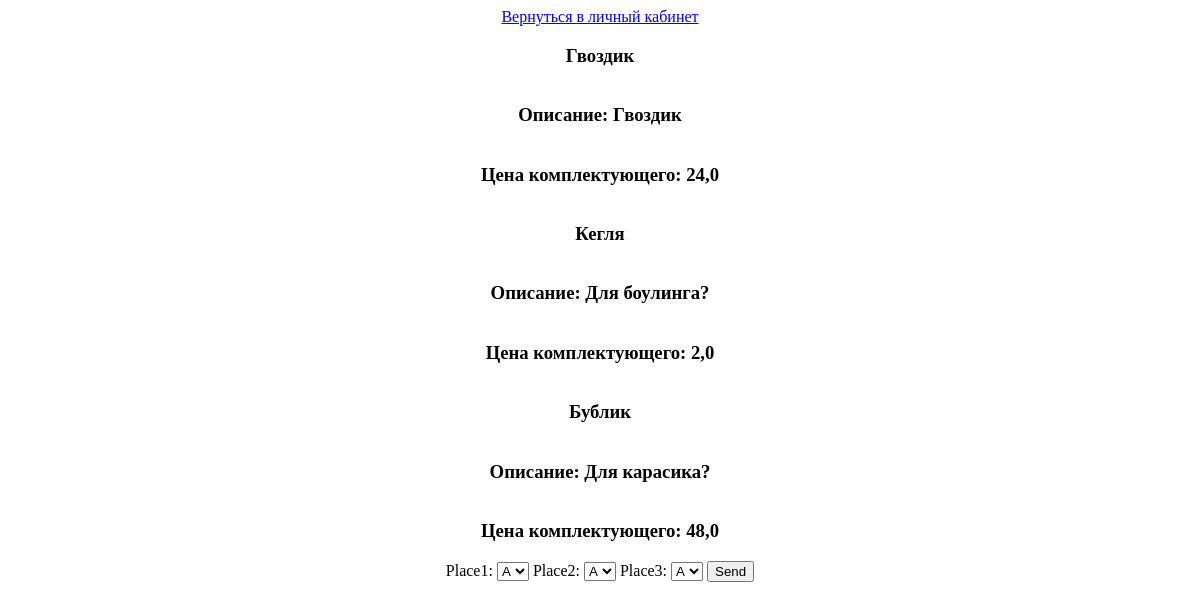
/vote (signed in), run on an earlier commit of the app's database.
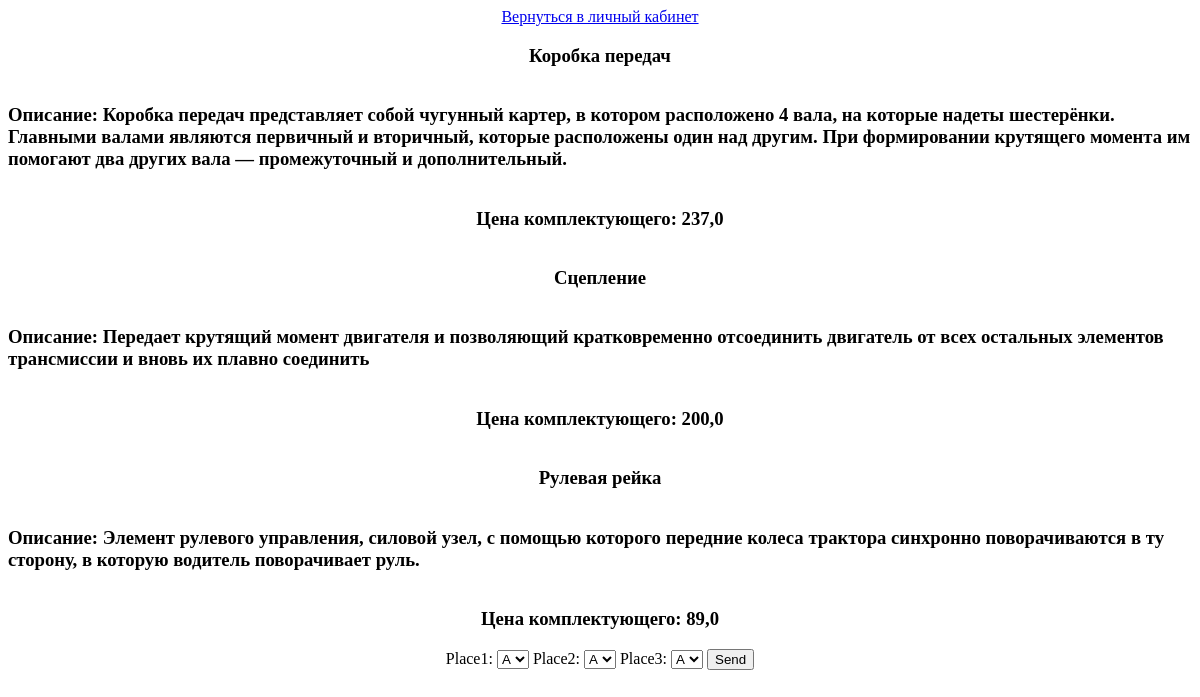
And on a later commit of the database.
### mainapp/models.py (models this page shows, shortened)
class Vote(models.Model):
    partA = models.ForeignKey(Part, related_name='partA', on_delete = models.PROTECT)
    partB = models.ForeignKey(Part, related_name='partB', on_delete = models.PROTECT)
    partC = models.ForeignKey(Part, related_name='partC', on_delete = models.PROTECT)

class Part(models.Model):
    name = models.CharField(max_length=100)
    description = models.CharField(max_length=500)
    price = models.FloatField(max_length=100)

### mainapp/views.py (the view)
# urls.py: path('vote', views.vote, name='vote'),
@login_required(login_url='login')
def vote(request):
    if request.method == 'POST':
        place1 = request.POST['place1']
        place2 = request.POST['place2']
        place3 = request.POST['place3']
        if ((place1 == place2) and (place1 == place3) and (place2 == place1) and (place2 == place3)) or ((place1 == place2) or (place2 == place3)):
            messages.info(request, 'Поставщики не могут быть одинаковыми')
            return redirect('vote')
        else:
            vote = Kondorse.objects.create(place1=place1, place2=place2, place3=place3)
            vote.save()
            user = request.user.username
            user2 = IsVoited.objects.get(user=user)
            user2.is_voted = True
            user2.save()
            return redirect('index')
    else:
        vote = Vote.objects.all()
        form = KondorseForm()
        return render(request, 'vote.html', {"form": form, "vote":vote})

### mainapp/forms.py
class KondorseForm(forms.Form):
    CHOICES = (
        ('1', 'A'),
        ('2', 'B'),
        ('3', 'C'),
    )
    place1 = forms.ChoiceField(choices = CHOICES)
    place2 = forms.ChoiceField(choices = CHOICES)
    place3 = forms.ChoiceField(choices = CHOICES)

### templates/vote.html (shortened to what this page needs)
<!DOCTYPE html>
<html>
  <head>
  </head>
  <body>
    <a href="/">Вернуться в личный кабинет</a>
    {%for foo in vote%}
      <h3>{{foo.partA.name}}</h3>
      <h3>Описание: {{foo.partA.description}}</h3>
      <h3>Цена комплектующего: {{foo.partA.price}}</h3>
      <h3>{{foo.partB.name}}</h3>
      <h3>Описание: {{foo.partB.description}}</h3>
      <h3>Цена комплектующего: {{foo.partB.price}}</h3>
      <h3>{{foo.partC.name}}</h3>
      <h3>Описание: {{foo.partC.description}}</h3>
      <h3>Цена комплектующего: {{foo.partC.price}}</h3>
    {%endfor%}
    <form method="POST">
        {{ form }}
      <input type="submit" value="Send" />
    </form>
  </body>
</html>

What changed in the data, as far as the page shows it:
removed Vote: partA.name "Гвоздик", partA.description "Гвоздик", partA.price "24,0", partB.name "Кегля", partB.description "Для боулинга?", partB.price "2,0", partC.name "Бублик", partC.description "Для карасика?", partC.price "48,0"
added Vote: partA.name "Коробка передач", partA.description "Коробка передач представляет собой чугунный картер, в котором расположено 4 вала, на которые надеты шестерёнки. Главными валами являются первичный и вторичный, которые расположены один над другим. При формировании крутящего момента им помогают два других вала — промежуточный и дополнительный.", partA.price "237,0", partB.name "Сцепление", partB.description "Передает крутящий момент двигателя и позволяющий кратковременно отсоединить двигатель от всех остальных элементов трансмиссии и вновь их плавно соединить", partB.price "200,0", partC.name "Рулевая рейка", partC.description "Элемент рулевого управления, силовой узел, с помощью которого передние колеса трактора синхронно поворачиваются в ту сторону, в которую водитель поворачивает руль.", partC.price "89,0"
